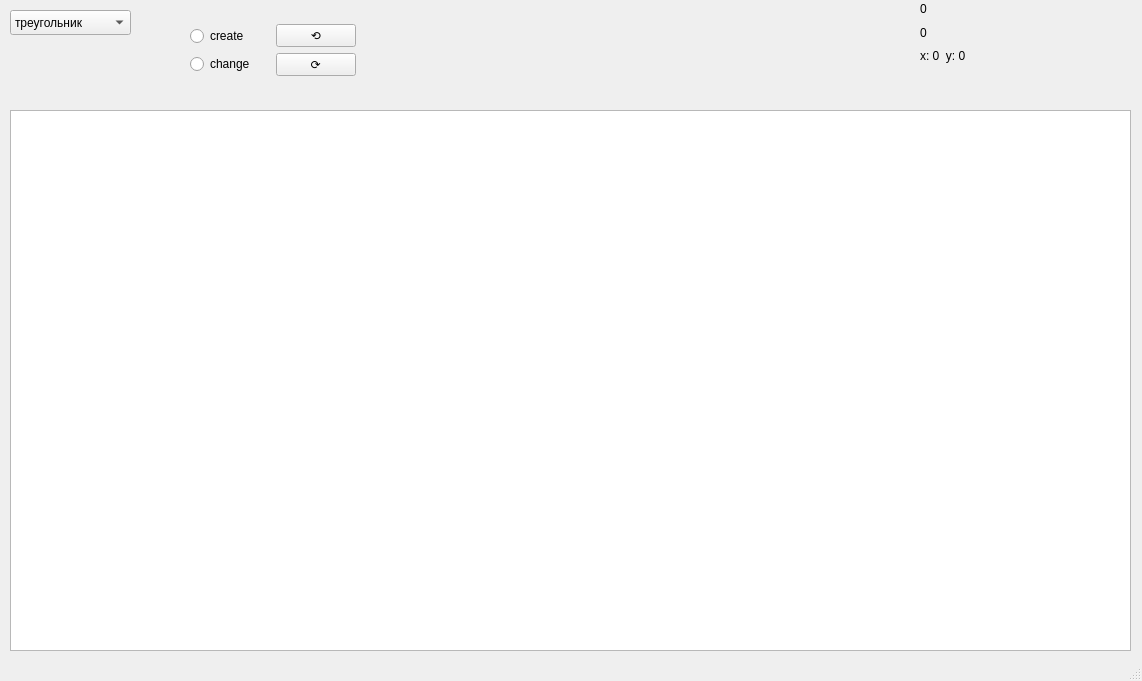
<?xml version="1.0" encoding="UTF-8"?>
<ui version="4.0">
 <class>MainWindow</class>
 <widget class="QMainWindow" name="MainWindow">
  <property name="geometry">
   <rect>
    <x>0</x>
    <y>0</y>
    <width>1142</width>
    <height>681</height>
   </rect>
  </property>
  <property name="windowTitle">
   <string>MainWindow</string>
  </property>
  <widget class="QWidget" name="centralwidget">
   <widget class="QGraphicsView" name="graphicsView">
    <property name="geometry">
     <rect>
      <x>10</x>
      <y>110</y>
      <width>1121</width>
      <height>541</height>
     </rect>
    </property>
   </widget>
   <widget class="QComboBox" name="figures">
    <property name="geometry">
     <rect>
      <x>10</x>
      <y>10</y>
      <width>121</width>
      <height>25</height>
     </rect>
    </property>
    <item>
     <property name="text">
      <string notr="true">треугольник</string>
     </property>
    </item>
    <item>
     <property name="text">
      <string>прямоугольник</string>
     </property>
    </item>
    <item>
     <property name="text">
      <string>ромб</string>
     </property>
    </item>
    <item>
     <property name="text">
      <string>круг</string>
     </property>
    </item>
    <item>
     <property name="text">
      <string>звезда(5)</string>
     </property>
    </item>
    <item>
     <property name="text">
      <string>звезда(6)</string>
     </property>
    </item>
    <item>
     <property name="text">
      <string>звезда(7)</string>
     </property>
    </item>
    <item>
     <property name="text">
      <string>звезда(8)</string>
     </property>
    </item>
   </widget>
   <widget class="QWidget" name="gridLayoutWidget">
    <property name="geometry">
     <rect>
      <x>190</x>
      <y>10</y>
      <width>166</width>
      <height>80</height>
     </rect>
    </property>
    <layout class="QGridLayout" name="gridLayout">
     <item row="0" column="0">
      <layout class="QVBoxLayout" name="verticalLayout">
       <item>
        <widget class="QRadioButton" name="create">
         <property name="text">
          <string>create</string>
         </property>
        </widget>
       </item>
       <item>
        <widget class="QRadioButton" name="change">
         <property name="text">
          <string>change</string>
         </property>
        </widget>
       </item>
      </layout>
     </item>
     <item row="0" column="1">
      <layout class="QVBoxLayout" name="verticalLayout_2">
       <item>
        <widget class="QPushButton" name="radio2">
         <property name="text">
          <string>⟲</string>
         </property>
        </widget>
       </item>
       <item>
        <widget class="QPushButton" name="radio1">
         <property name="text">
          <string>⟳</string>
         </property>
        </widget>
       </item>
      </layout>
     </item>
    </layout>
   </widget>
   <widget class="QWidget" name="verticalLayoutWidget_3">
    <property name="geometry">
     <rect>
      <x>920</x>
      <y>0</y>
      <width>211</width>
      <height>65</height>
     </rect>
    </property>
    <layout class="QVBoxLayout" name="verticalLayout_3">
     <item>
      <widget class="QLabel" name="perimetr">
       <property name="text">
        <string>0</string>
       </property>
      </widget>
     </item>
     <item>
      <widget class="QLabel" name="square">
       <property name="text">
        <string>0</string>
       </property>
      </widget>
     </item>
     <item>
      <widget class="QLabel" name="centre">
       <property name="text">
        <string>x: 0  y: 0</string>
       </property>
      </widget>
     </item>
    </layout>
   </widget>
  </widget>
  <widget class="QMenuBar" name="menubar">
   <property name="geometry">
    <rect>
     <x>0</x>
     <y>0</y>
     <width>1142</width>
     <height>22</height>
    </rect>
   </property>
  </widget>
  <widget class="QStatusBar" name="statusbar"/>
 </widget>
 <resources/>
 <connections/>
</ui>
